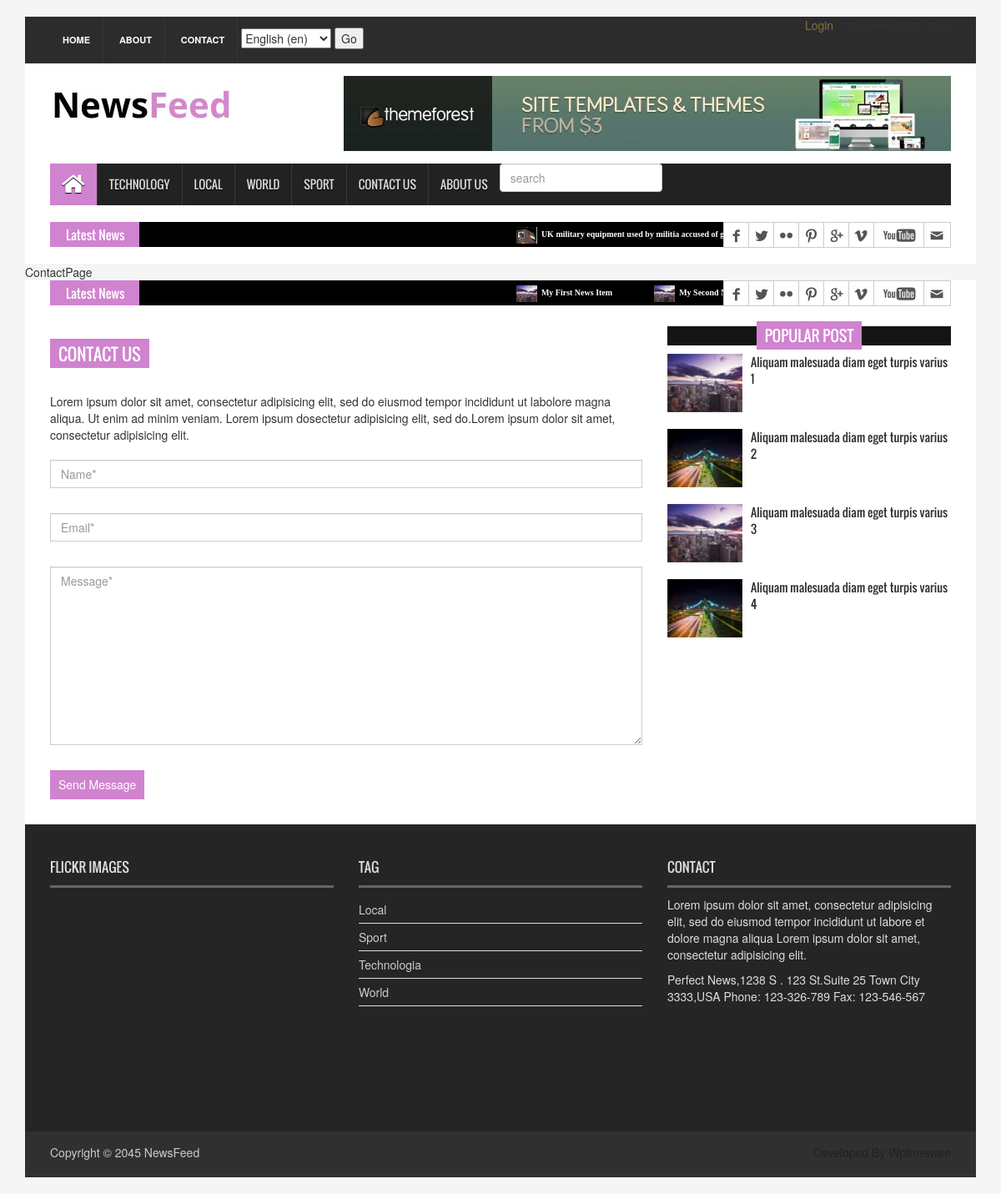
Page /contact/ on the committed database.
### news_app/models.py (models this page shows, shortened)
class News(models.Model):
    class Status(models.TextChoices):
        Draft = 'Dr','Draft'
        Published = 'Pb','Published'
    title = models.CharField(max_length=250)
    slug = models.SlugField(max_length=250)
    body = models.TextField()
    image = models.ImageField(upload_to='news/images')
    category = models.ForeignKey(Category,
                                 on_delete=models.CASCADE)
    publish_time=models.DateTimeField(default=timezone.now)
    created_time=models.DateTimeField(auto_now_add=True)
    updated_time=models.DateTimeField(auto_now=True)
    status = models.CharField(max_length=2,choices=Status.choices, default=Status.Draft)
    objects = models.Manager()
    published = PublishedManager()
    class Meta:
        ordering = ['-publish_time']

class Category(models.Model):
    name = models.CharField(max_length=150)

### news_app/views.py (the view, shortened to what this page needs)
# urls.py: path('contact/',ContactView.as_view(), name='contact'),
class ContactView(TemplateView):
    template_name = 'news/contact.html'
    def get(self,request,*args, **kwargs):
        form = ContactForm()
        context={'form':form}
        return render(request,'news/contact.html',context)

### news_app/forms.py
class ContactForm(forms.ModelForm):
    class Meta:
        model = Contact
        fields = '__all__'

### news_app/context_processor.py (called while the page is built)
def latest_news(request):
    category_news = Category.objects.all()
    latest_news = News.published.all().order_by('-publish_time')[:10]
    context = {"latest_news": latest_news, "category_news": category_news}
    return context

### news_app/models.py (called while the page is built)
    def get_queryset(self):
        return super().get_queryset().filter(status=News.Status.Published)

### templates/news/contact.html (shortened to what this page needs)
{% extends 'news/base.html' %}
{% load static %}
{% block content %}
    {% block title %} ContactPage {% endblock title %}
  <section id="newsSection">
    <div class="row">
      <div class="col-lg-12 col-md-12">
        <div class="latest_newsarea"> <span>Latest News</span>
          <ul id="ticker01" class="news_sticker">
            <li><a href="#"><img src="{% static 'images/news_thumbnail3.jpg' %}" alt="">My First News Item</a></li>
            <li><a href="#"><img src="{% static 'images/news_thumbnail3.jpg' %}" alt="">My Second News Item</a></li>
            <li><a href="#"><img src="{% static 'images/news_thumbnail3.jpg' %}" alt="">My Third News Item</a></li>
            <li><a href="#"><img src="{% static 'images/news_thumbnail3.jpg' %}" alt="">My Four News Item</a></li>
          </ul>
          <div class="social_area">
            <ul class="social_nav">
              <li class="facebook"><a href="#"></a></li>
              <li class="twitter"><a href="#"></a></li>
              <li class="flickr"><a href="#"></a></li>
              <li class="pinterest"><a href="#"></a></li>
              <li class="googleplus"><a href="#"></a></li>
              <li class="vimeo"><a href="#"></a></li>
              <li class="youtube"><a href="#"></a></li>
              <li class="mail"><a href="#"></a></li>
            </ul>
          </div>
        </div>
      </div>
    </div>
  </section>
  <section id="contentSection">
    <div class="row">
      <div class="col-lg-8 col-md-8 col-sm-8">
        <div class="left_content">
          <div class="contact_area">
            <h2>Contact Us</h2>
            <p>Lorem ipsum dolor sit amet, consectetur adipisicing elit, sed do eiusmod tempor incididunt ut labolore magna aliqua. Ut enim ad minim veniam. Lorem ipsum dosectetur adipisicing elit, sed do.Lorem ipsum dolor sit amet, consectetur adipisicing elit.</p>
            <form action="#" class="contact_form" method="post"> {% csrf_token %}
              <input class="form-control" type="text" placeholder="Name*" name="name">
              <input class="form-control" type="email" placeholder="Email*" name="email">
              <textarea class="form-control" cols="30" rows="10" placeholder="Message*" name="message"></textarea>
              <input type="submit" value="Send Message">
            </form>
          </div>
        </div>
      </div>
      <div class="col-lg-4 col-md-4 col-sm-4">
        <aside class="right_content">
          <div class="single_sidebar">
            <h2><span>Popular Post</span></h2>
            <ul class="spost_nav">
              <li>
                <div class="media wow fadeInDown"> <a href="single_page.html" class="media-left"> <img alt="" src="{% static 'images/post_img1.jpg' %}"> </a>
                  <div class="media-body"> <a href="single_page.html" class="catg_title"> Aliquam malesuada diam eget turpis varius 1</a> </div>
                </div>
              </li>
              <li>
                <div class="media wow fadeInDown"> <a href="single_page.html" class="media-left"> <img alt="" src="{% static 'images/post_img2.jpg' %}"> </a>
                  <div class="media-body"> <a href="single_page.html" class="catg_title"> Aliquam malesuada diam eget turpis varius 2</a> </div>
                </div>
              </li>
              <li>
                <div class="media wow fadeInDown"> <a href="single_page.html" class="media-left"> <img alt="" src="{% static 'images/post_img1.jpg' %}"> </a>
                  <div class="media-body"> <a href="single_page.html" class="catg_title"> Aliquam malesuada diam eget turpis varius 3</a> </div>
                </div>
              </li>
              <li>
                <div class="media wow fadeInDown"> <a href="single_page.html" class="media-left"> <img alt="" src="{% static 'images/post_img2.jpg' %}"> </a>
                  <div class="media-body"> <a href="single_page.html" class="catg_title"> Aliquam malesuada diam eget turpis varius 4</a> </div>
                </div>
              </li>
            </ul>
          </div>
        </aside>
      </div>
    </div>
  </section>
{% endblock content %}

### templates/news/base.html (shortened to what this page needs)
{% load static %}
{% load i18n %}
<!DOCTYPE html>
<html>
<head>
<link rel="stylesheet" href="https://cdnjs.cloudflare.com/ajax/libs/font-awesome/6.5.0/css/all.min.css">
<link rel="stylesheet" href="https://cdn.jsdelivr.net/npm/bootstrap-icons@1.11.3/font/bootstrap-icons.css">
<link rel="stylesheet" type="text/css" href="{% static 'css/bootstrap.min.css' %}">
<link rel="stylesheet" type="text/css" href="{% static 'css/font-awesome.min.css'  %}">
<link rel="stylesheet" type="text/css" href="{% static 'css/animate.css' %}">
<link rel="stylesheet" type="text/css" href=" {% static 'css/font.css' %}">
<link rel="stylesheet" type="text/css" href="{% static 'css/li-scroller.css' %}">
<link rel="stylesheet" type="text/css" href=" {%static 'css/slick.css'%}">
<link rel="stylesheet" type="text/css" href="{% static 'css/jquery.fancybox.css' %}">
<link rel="stylesheet" type="text/css" href="{% static 'css/theme.css'%}">
<link rel="stylesheet" type="text/css" href="{%static 'css/style.css'%}">
</head>
<body>
<div class="container">
  <header id="header">
    <div class="row">
      <div class="col-lg-12 col-md-12 col-sm-12">
        <div class="header_top">
          <div class="header_top_left">
            <ul class="top_nav">
              <li><a href="{% url 'home_page' %}">Home</a></li>
              <li><a href="{% url 'about' %}">About</a></li>
              <li><a href="{% url 'contact' %}">Contact</a></li>
            <li><form action="{% url 'set_language' %}" method="post">{% csrf_token %}
                    <select name="language">
                        {% get_current_language as LANGUAGE_CODE %}
                        {% get_available_languages as LANGUAGES %}
                        {% get_language_info_list for LANGUAGES as languages %}
                        {% for language in languages %}
                            <option value="{{ language.code }}"{% if language.code == LANGUAGE_CODE %} selected{% endif %}>
                                {{ language.name_local }} ({{ language.code }})
                            </option>
                        {% endfor %}
                    </select>
                    <input type="submit" value="Go">
            </form></li>
            </ul>
          </div>
                     <div class="header_top_right d-flex align-items-center justify-content-end flex-wrap gap-3">
              {% if request.user.is_authenticated %}
                <div class="d-flex align-items-center gap-3 flex-wrap">
                  <a href="{% url 'user_profile' %}"
                     class="text-warning text-decoration-none fw-semibold">
                     My profile
                  </a>
                  <form action="{% url 'logout' %}" method="post" class="m-0">
                    {% csrf_token %}
                    <button type="submit"
                            class="btn btn-sm btn-outline-danger rounded-pill px-3 py-1">
                      Logout
                    </button>
                  </form>
                </div>
              {% else %}
                <a href="{% url 'login' %}"
                   class="text-warning text-decoration-none fw-semibold">
                   Login
                </a>
              {% endif %}
              <span class="text-light small ms-3">{% now "j F Y, H:i" %}</span>
            </div>
        </div>
      </div>
      <div class="col-lg-12 col-md-12 col-sm-12">
        <div class="header_bottom">
          <div class="logo_area"><a href="{% url 'home_page' %}" class="logo"><img src="{% static 'images/logo.jpg' %}" alt=""></a></div>
          <div class="add_banner"><a href="#"><img src=" {% static 'images/addbanner_728x90_V1.jpg' %}" alt=""></a></div>
        </div>
      </div>
    </div>
  </header>
  <section id="navArea">
    <nav class="navbar navbar-inverse" role="navigation">
      <div id="navbar" class="navbar-collapse collapse">
        <ul class="nav navbar-nav main_nav">
          <li class="active"><a href="{% url 'home_page' %}"><span class="fa fa-home desktop-home"></span><span class="mobile-show">Home</span></a></li>
          <li><a href="{% url 'tecno_news' %}">Technology</a></li>
          <li><a href="{% url 'local_news' %}">Local</a></li>
          <li><a href="{% url 'world_news' %}">World</a></li>
            <li><a href="{% url 'sport_news' %}">Sport</a></li>
          <li><a href="{% url 'contact' %}">Contact Us</a></li>
          <li><a href="{% url 'about' %}">About Us</a></li>
            <li> <form method="get" action="{% url 'searchresult' %}">
                <input type="search" name="q" placeholder="search" class="form-control">
            </form> </li>
        </ul>
      </div>
    </nav>
  </section>
  <section id="newsSection">
    <div class="row">
      <div class="col-lg-12 col-md-12">
        <div class="latest_newsarea"> <span>Latest News</span>
          <ul id="ticker01" class="news_sticker">
              {% for news in latest_news %}
            <li><a href="#"><img src="{{ news.image.url }}" alt="">{{ news.title }}</a></li>
               {% endfor %}
          </ul>
          <div class="social_area">
            <ul class="social_nav">
              <li class="facebook"><a href="#"></a></li>
              <li class="twitter"><a href="#"></a></li>
              <li class="flickr"><a href="#"></a></li>
              <li class="pinterest"><a href="#"></a></li>
              <li class="googleplus"><a href="#"></a></li>
              <li class="vimeo"><a href="#"></a></li>
              <li class="youtube"><a href="#"></a></li>
              <li class="mail"><a href="#"></a></li>
            </ul>
          </div>
        </div>
      </div>
    </div>
  </section>
{% block content %}
{% endblock content %}
<footer id="footer">
    <div class="footer_top">
      <div class="row">
        <div class="col-lg-4 col-md-4 col-sm-4">
          <div class="footer_widget wow fadeInLeftBig">
            <h2>Flickr Images</h2>
          </div>
        </div>
        <div class="col-lg-4 col-md-4 col-sm-4">
          <div class="footer_widget wow fadeInDown">
            <h2>Tag</h2>
            <ul class="tag_nav">
                {% for category in category_news %}
              <li><a href="#"> {{ category.name }}</a></li>
             {% endfor %}
            </ul>
          </div>
        </div>
        <div class="col-lg-4 col-md-4 col-sm-4">
          <div class="footer_widget wow fadeInRightBig">
            <h2>Contact</h2>
            <p>Lorem ipsum dolor sit amet, consectetur adipisicing elit, sed do eiusmod tempor incididunt ut labore et dolore magna aliqua Lorem ipsum dolor sit amet, consectetur adipisicing elit.</p>
            <address>
            Perfect News,1238 S . 123 St.Suite 25 Town City 3333,USA Phone: 123-326-789 Fax: 123-546-567
            </address>
          </div>
        </div>
      </div>
    </div>
    <div class="footer_bottom">
      <p class="copyright">Copyright &copy; 2045 <a href="index.html">NewsFeed</a></p>
      <p class="developer">Developed By Wpfreeware</p>
    </div>
  </footer>
</div>
</body>

### static/css/li-scroller.css (style rules this page uses)
ul.newsticker { position:relative; left:750px; font:bold 10px Verdana; list-style-type:none; margin:0; padding:0 }
ul.newsticker li { float:left; margin:0; padding:0 }
ul.newsticker a { white-space:nowrap; padding:0; color:#fff; margin:0 50px 0 0 }
ul.newsticker a > img { height:20px; margin-right:5px; width:25px }

### static/css/theme.css (style rules this page uses)
.navbar-inverse .navbar-nav > .active > a, .navbar-inverse .navbar-nav > .active > a:hover, .navbar-inverse .navbar-nav > .active > a:focus { background-color:#d083cf }
.latest_newsarea span { background:none repeat scroll 0 0 #d083cf }
.single_sidebar > h2 span { background:none repeat scroll 0 0 #d083cf }
.contact_area > h2 { background-color:#d083cf }
.contact_form input[type="submit"] { background-color:#d083cf }

### rows in the picture
News: image (picture), title "UK military equipment used by militia accused of genocide found in Sudan, UN told"
Category: name "Local"
Category: name "Sport"
Category: name "Technologia"
Category: name "World"

### other values in the picture
form field language "English (en)"
